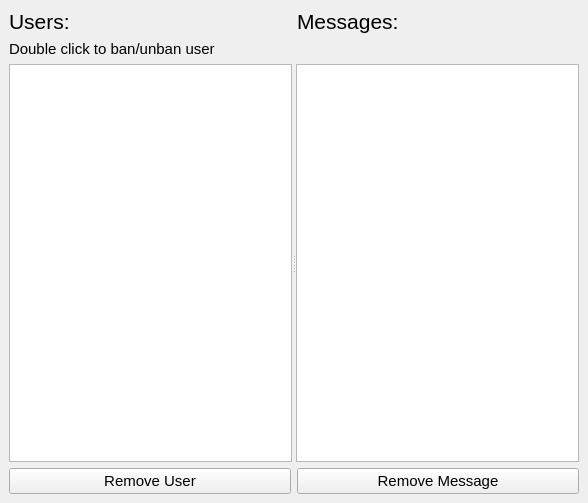
<?xml version="1.0" encoding="UTF-8"?>
<ui version="4.0">
 <class>MainWindow</class>
 <widget class="QMainWindow" name="MainWindow">
  <property name="geometry">
   <rect>
    <x>0</x>
    <y>0</y>
    <width>588</width>
    <height>503</height>
   </rect>
  </property>
  <property name="windowTitle">
   <string>MainWindow</string>
  </property>
  <widget class="QWidget" name="centralwidget">
   <layout class="QGridLayout" name="gridLayout_2">
    <item row="0" column="0">
     <layout class="QGridLayout" name="gridLayout">
      <item row="3" column="0">
       <widget class="QPushButton" name="pushButton_RemoveUser">
        <property name="font">
         <font>
          <pointsize>11</pointsize>
         </font>
        </property>
        <property name="text">
         <string>Remove User</string>
        </property>
       </widget>
      </item>
      <item row="1" column="0" colspan="2">
       <widget class="QLabel" name="label">
        <property name="font">
         <font>
          <pointsize>11</pointsize>
         </font>
        </property>
        <property name="lineWidth">
         <number>1</number>
        </property>
        <property name="text">
         <string>Double click to ban/unban user</string>
        </property>
       </widget>
      </item>
      <item row="0" column="0" colspan="2">
       <layout class="QHBoxLayout" name="horizontalLayout_3">
        <item>
         <widget class="QLabel" name="label_Users">
          <property name="font">
           <font>
            <pointsize>16</pointsize>
           </font>
          </property>
          <property name="text">
           <string>Users:</string>
          </property>
         </widget>
        </item>
        <item>
         <widget class="QLabel" name="label_Messages">
          <property name="font">
           <font>
            <pointsize>16</pointsize>
           </font>
          </property>
          <property name="text">
           <string>Messages:</string>
          </property>
         </widget>
        </item>
       </layout>
      </item>
      <item row="3" column="1">
       <widget class="QPushButton" name="pushButton_RemoveMessage">
        <property name="font">
         <font>
          <pointsize>11</pointsize>
         </font>
        </property>
        <property name="text">
         <string>Remove Message</string>
        </property>
       </widget>
      </item>
      <item row="2" column="0" colspan="2">
       <widget class="QSplitter" name="splitter_2">
        <property name="sizePolicy">
         <sizepolicy hsizetype="Expanding" vsizetype="Preferred">
          <horstretch>0</horstretch>
          <verstretch>1</verstretch>
         </sizepolicy>
        </property>
        <property name="orientation">
         <enum>Qt::Horizontal</enum>
        </property>
        <widget class="QTableView" name="tableView_Users">
         <property name="sizePolicy">
          <sizepolicy hsizetype="Expanding" vsizetype="Expanding">
           <horstretch>0</horstretch>
           <verstretch>0</verstretch>
          </sizepolicy>
         </property>
        </widget>
        <widget class="QTableView" name="tableView_Messages">
         <property name="sizePolicy">
          <sizepolicy hsizetype="Expanding" vsizetype="Expanding">
           <horstretch>0</horstretch>
           <verstretch>0</verstretch>
          </sizepolicy>
         </property>
        </widget>
       </widget>
      </item>
     </layout>
    </item>
   </layout>
  </widget>
 </widget>
 <resources/>
 <connections/>
</ui>
